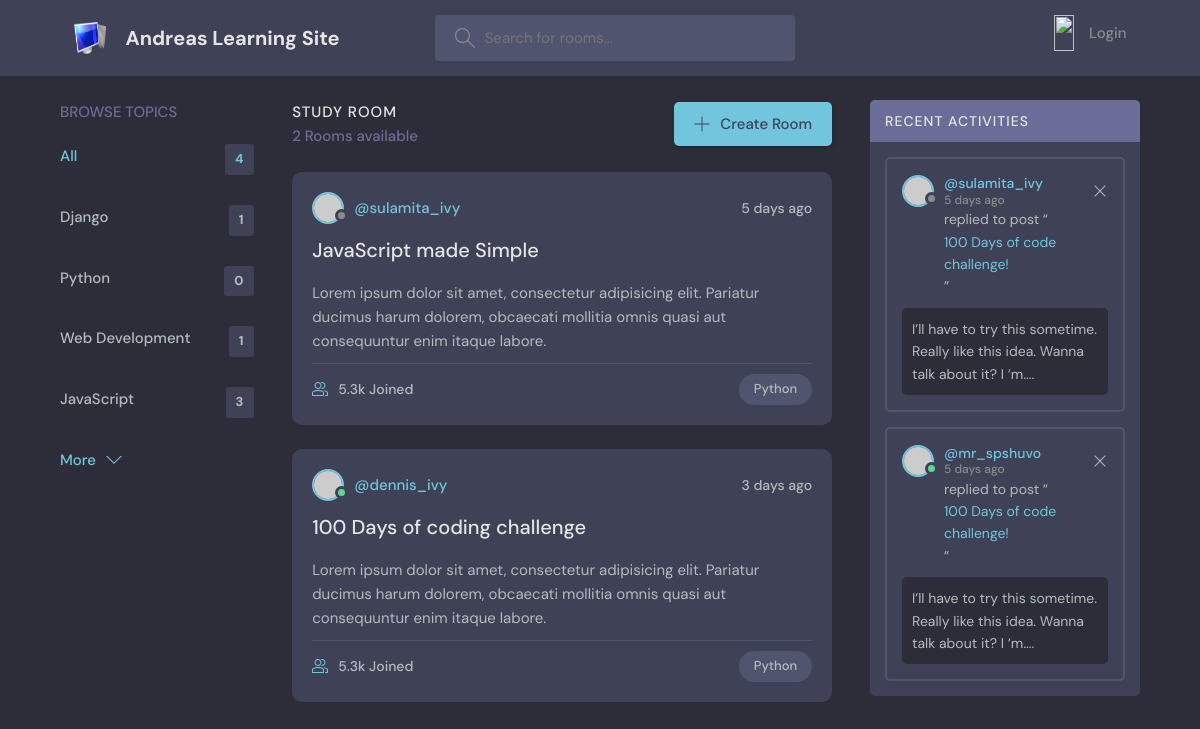
Screenshot of /?q=Django with the database file from the repository.
### base/models.py (models this page shows, shortened)
class Topic(models.Model):
    name = models.CharField(max_length =150)

### base/views.py (the view)
# urls.py: path('', views.home, name="home"),
def home(request):
    q = request.GET.get('q') if request.GET.get('q') != None else ''
    rooms = Room.objects.filter(
        Q(topic__name__icontains=q) |
        Q(name__icontains=q) |
        Q(description__icontains=q)
        )
    topics = Topic.objects.all()
    room_count = rooms.count()
    room_messages = Message.objects.filter(Q(room__topic__name__icontains = q))
    context = {'rooms':rooms, 'topics':topics, 'room_count':room_count,'room_messages':room_messages}
    return render( request, 'home.html', context)

### Templates/home.html (shortened to what this page needs)
{% include "main.html" %}
{% block cotent %}
    <main class="layout layout--3">
      <div class="container">
        {% include "topics.html"%}
        <div class="roomList">
          <div class="roomList__header">
            <div>
              <h2>Study Room</h2>
              <p>{{room_count}} Rooms available</p>
            </div>
            <a class="btn btn--main" href="create-room.html">
              <svg version="1.1" xmlns="http://www.w3.org/2000/svg" width="32" height="32" viewBox="0 0 32 32">
                <title>add</title>
                <path
                  d="M16.943 0.943h-1.885v14.115h-14.115v1.885h14.115v14.115h1.885v-14.115h14.115v-1.885h-14.115v-14.115z"
                ></path>
              </svg>
              Create Room
            </a>
          </div>
          <div class="roomListRoom">
            <div class="roomListRoom__header">
              <a href="profile.html" class="roomListRoom__author">
                <div class="avatar avatar--small">
                  <img src="https://randomuser.me/api/portraits/women/11.jpg" />
                </div>
                <span>@sulamita_ivy</span>
              </a>
              <div class="roomListRoom__actions">
                <span>5 days ago</span>
              </div>
            </div>
            <div class="roomListRoom__content">
              <a href="room.html">JavaScript made Simple</a>
              <p>
                Lorem ipsum dolor sit amet, consectetur adipisicing elit. Pariatur ducimus harum dolorem, obcaecati
                mollitia omnis quasi aut consequuntur enim itaque labore.
              </p>
            </div>
            <div class="roomListRoom__meta">
              <a href="room.html" class="roomListRoom__joined">
                5.3k Joined
              </a>
              <p class="roomListRoom__topic">Python</p>
            </div>
          </div>
          <div class="roomListRoom">
            <div class="roomListRoom__header">
              <a href="profile.html" class="roomListRoom__author">
                <div class="avatar avatar--small active">
                  <img src="https://randomuser.me/api/portraits/men/11.jpg" />
                </div>
                <span>@dennis_ivy</span>
              </a>
              <div class="roomListRoom__actions">
                <span>3 days ago</span>
              </div>
            </div>
            <div class="roomListRoom__content">
              <a href="room.html">100 Days of coding challenge</a>
              <p>
                Lorem ipsum dolor sit amet, consectetur adipisicing elit. Pariatur ducimus harum dolorem, obcaecati
                mollitia omnis quasi aut consequuntur enim itaque labore.
              </p>
            </div>
            <div class="roomListRoom__meta">
              <a class="roomListRoom__joined">
                5.3k Joined
              </a>
              <p class="roomListRoom__topic">Python</p>
            </div>
          </div>
        </div>
        <div class="activities">
          <div class="activities__header">
            <h2>Recent Activities</h2>
          </div>
          <div class="activities__box">
            <div class="activities__boxHeader roomListRoom__header">
              <a href="profile.html" class="roomListRoom__author">
                <div class="avatar avatar--small">
                  <img src="https://randomuser.me/api/portraits/women/11.jpg" />
                </div>
                <p>
                  @sulamita_ivy
                  <span>5 days ago</span>
                </p>
              </a>
              <div class="roomListRoom__actions">
                <a href="#">
                  <svg version="1.1" xmlns="http://www.w3.org/2000/svg" width="32" height="32" viewBox="0 0 32 32">
                    <title>remove</title>
                    <path
                      d="M27.314 6.019l-1.333-1.333-9.98 9.981-9.981-9.981-1.333 1.333 9.981 9.981-9.981 9.98 1.333 1.333 9.981-9.98 9.98 9.98 1.333-1.333-9.98-9.98 9.98-9.981z"
                    ></path>
                  </svg>
                </a>
              </div>
            </div>
            <div class="activities__boxContent">
              <p>replied to post “<a href="room.html">100 Days of code challenge!</a>”</p>
              <div class="activities__boxRoomContent">
                I’ll have to try this sometime. Really like this idea. Wanna talk about it? I ‘m....
              </div>
            </div>
          </div>
          <div class="activities__box">
            <div class="activities__boxHeader roomListRoom__header">
              <a href="profile.html" class="roomListRoom__author">
                <div class="avatar avatar--small active">
                  <img src="https://randomuser.me/api/portraits/men/13.jpg" />
                </div>
                <p>
                  @mr_spshuvo
                  <span>5 days ago</span>
                </p>
              </a>
              <div class="roomListRoom__actions">
                <a href="#">
                  <svg version="1.1" xmlns="http://www.w3.org/2000/svg" width="32" height="32" viewBox="0 0 32 32">
                    <title>remove</title>
                    <path
                      d="M27.314 6.019l-1.333-1.333-9.98 9.981-9.981-9.981-1.333 1.333 9.981 9.981-9.981 9.98 1.333 1.333 9.981-9.98 9.98 9.98 1.333-1.333-9.98-9.98 9.98-9.981z"
                    ></path>
                  </svg>
                </a>
              </div>
            </div>
            <div class="activities__boxContent">
              <p>replied to post “<a href="room.html">100 Days of code challenge!</a>”</p>
              <div class="activities__boxRoomContent">
                I’ll have to try this sometime. Really like this idea. Wanna talk about it? I ‘m....
              </div>
            </div>
          </div>
        </div>
      </div>
    </main>
{% endblock %}

### Templates/topics.html
<div class="topics">
    <div class="topics__header">
      <h2>Browse Topics</h2>
    </div>
    <ul class="topics__list">
      <li>
        <a href="{% url 'home' %}" class="active">All <span>{{topics.count}}</span></a>
      </li>
      {% for topic in topics %}
      <li>
        <a href="{% url 'home' %}?q={{topic.name}}">{{topic.name}}<span>{{topic.room_set.all.count}}</span></a>
      </li>
      {% endfor %}
    </ul>
    <a class="btn btn--link" href="topics.html">
      More
      <svg version="1.1" xmlns="http://www.w3.org/2000/svg" width="32" height="32" viewBox="0 0 32 32">
        <title>chevron-down</title>
        <path d="M16 21l-13-13h-3l16 16 16-16h-3l-13 13z"></path>
      </svg>
    </a>
  </div>

### rows the page displays
Topic: name "Django", room_set.all.count "1"
Topic: name "Python", room_set.all.count "0"
Topic: name "Web Development", room_set.all.count "1"
Topic: name "JavaScript", room_set.all.count "3"

### other values shown
{{ topics.count }} "4"
{{ room_count }} "2"
